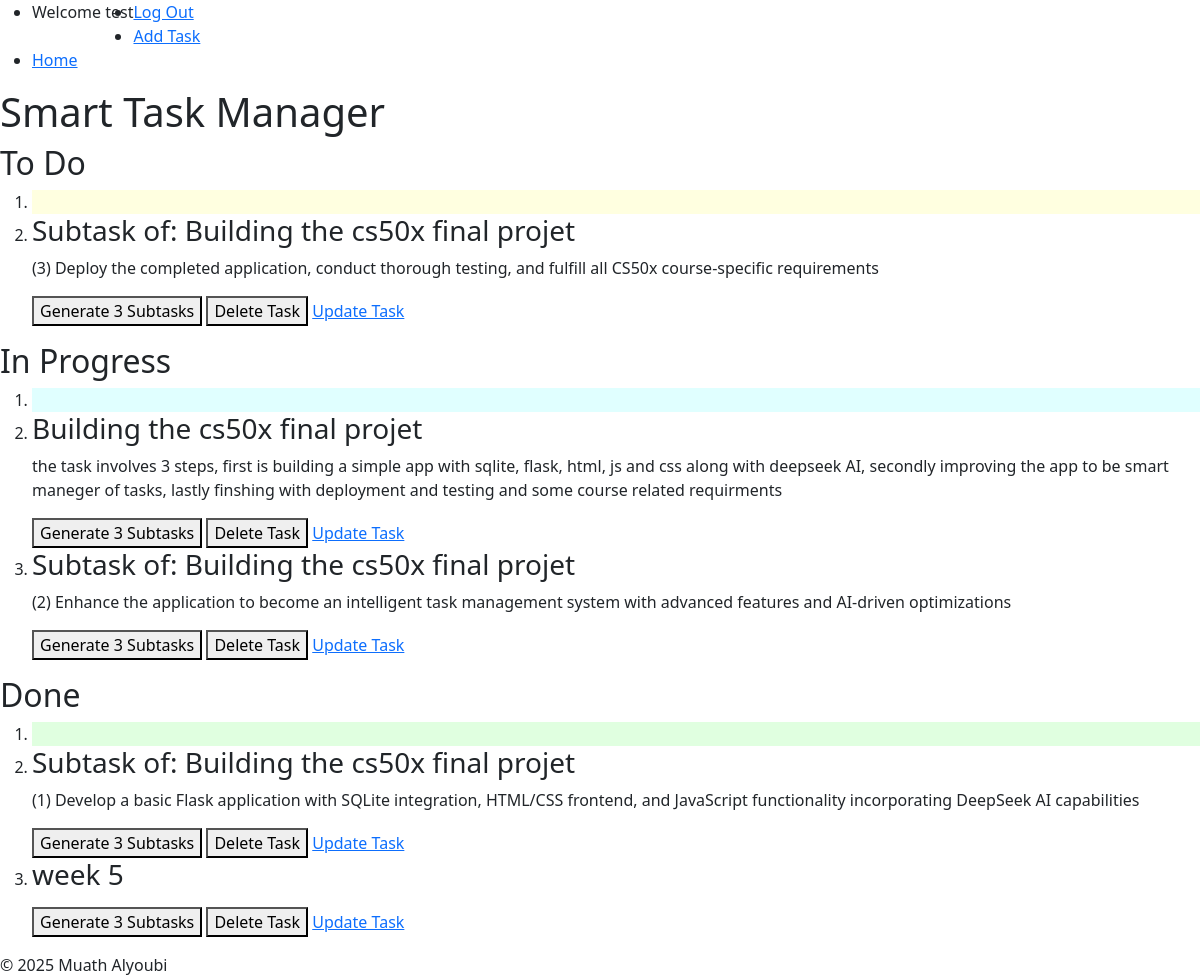
Page / (signed in) on the earlier database version.
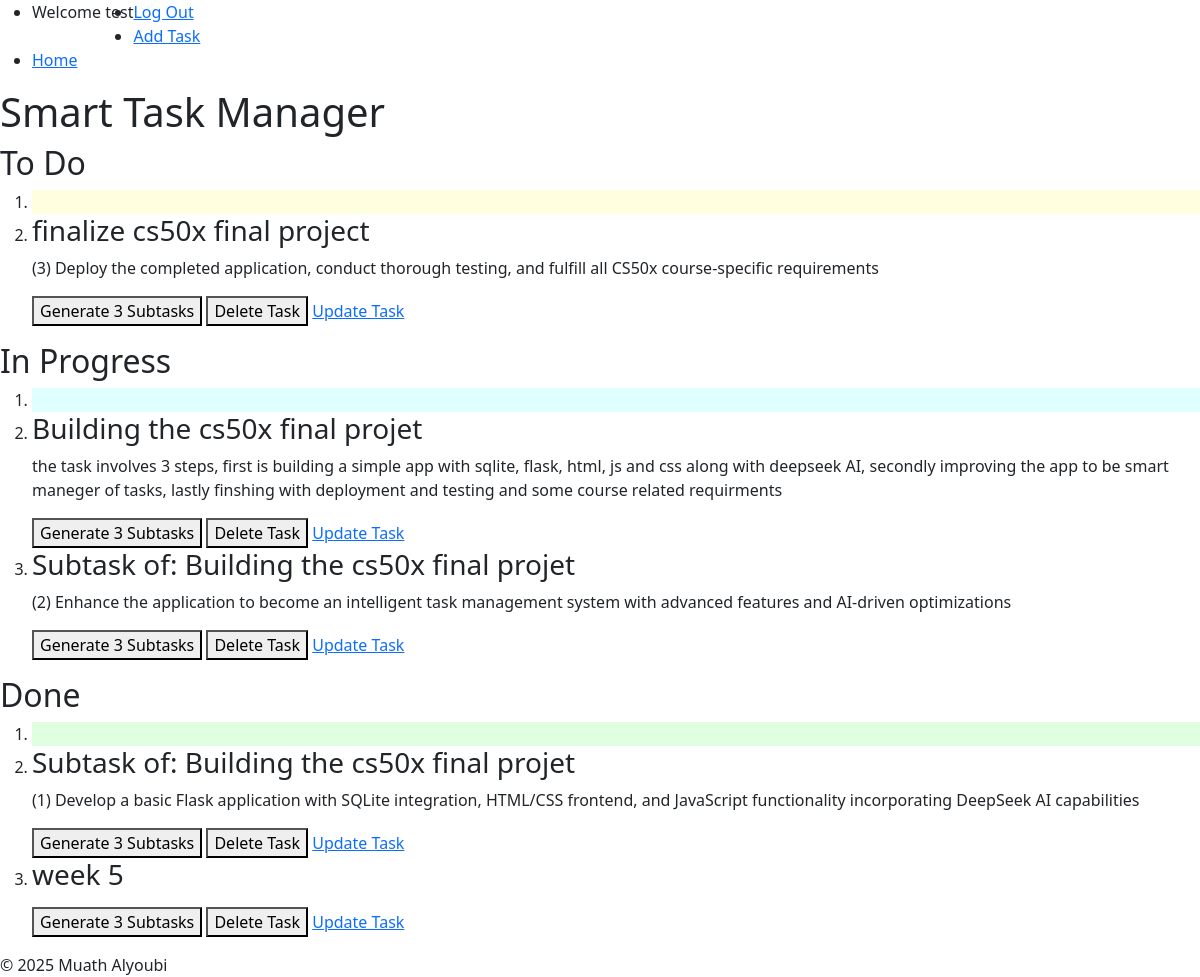
Same page on the later database version.
### tables this page shows
CREATE TABLE tasks(
                id INTEGER PRIMARY KEY AUTOINCREMENT NOT NULL,
                title TEXT NOT NULL,
                user_id INTEGER NOT NULL,
                description TEXT,
                status TEXT NOT NULL DEFAULT 'To Do',
                created_at TIMESTAMP DEFAULT CURRENT_TIMESTAMP, 
                priority TEXT NOT NULL, 
                due_date DATE,  
                FOREIGN KEY (user_id) REFERENCES users(id) ON DELETE CASCADE
                );

### app.py (the view)
@app.route("/")
@login_required
def index():
    tasks = get_tasks_by_user(session["user_id"])
    return render_template("index.html", tasks=tasks)

### db.py (called while the page is built)
def get_db():
    if "db" not in g:
        g.db = sqlite3.connect(
            DATABASE,
            detect_types=sqlite3.PARSE_DECLTYPES,
            check_same_thread=False
        )
        g.db.row_factory = sqlite3.Row
    return g.db

def get_tasks_by_user(user_id):
    db = get_db()
    return db.execute(
        "SELECT * FROM tasks WHERE user_id = ?",
        (user_id,)).fetchall()

### helpers.py (called while the page is built)
def login_required(f):
    @wraps(f)
    def decorated_function(*args, **kwargs):
        if session.get("user_id") is None:
            return redirect(url_for('login', next=request.url))
        return f(*args, **kwargs)
    return decorated_function

### templates/index.html (shortened to what this page needs)
{% extends "layout.html" %}
{% block body %}
        <header>
            <h1>Smart Task Manager</h1>
        </header>
        <main>
            <section id="kanban-board">
                <section id="todo-column" aria-labelledby="todo-heading" >
                    <h2 id="todo-heading">To Do</h2>
                    <ol class = "task-list" id="To Do">
                        <li style="background-color: #FFFFE0"></li>
                        {% for task in tasks %}
                            {% if task.status == 'To Do' %}
                                <li id="{{ task.id }}" draggable="true">
                                    <h3>{{ task.title }}</h3>
                                    <p>{{ task.description }}</p>
                                    <button onclick="generateTask('{{ task.id}}')" id="sub-task">Generate 3 Subtasks</button>
                                    <button onclick="deleteTask('{{ task.id }}')" id="delete-task">Delete Task</button>
                                    <a href="{{ url_for('editTask', id=task.id) }}" id="update-task">Update Task</a>
                                </li>
                            {% endif %}
                        {% endfor %}
                    </ol>
                </section>
                <section id="in-progress-column"  aria-labelledby="in-progress-heading">
                    <h2 id="in-progress-heading">In Progress</h2>
                    <ol class = "task-list" id="In Progress">
                        <li style="background-color: #E0FFFF"></li>
                        {% for task in tasks %}
                            {% if task.status == 'In Progress' %}
                                <li id="{{ task.id }}" draggable="true">
                                    <h3>{{ task.title }}</h3>
                                    <p>{{ task.description }}</p>
                                    <button onclick="generateTask('{{ task.id}}')" id="sub-task">Generate 3 Subtasks</button>
                                    <button onclick="deleteTask('{{ task.id }}')" id="delete-task">Delete Task</button>
                                    <a href="{{ url_for('editTask', id=task.id) }}" id="update-task">Update Task</a>
                                </li>
                            {% endif %}
                        {% endfor %}
                    </ol>
                </section>
                <section id="done-column" aria-labelledby="done-heading">
                    <h2 id="done-heading">Done</h2>
                    <ol class = "task-list" id="Done">
                        <li style="background-color: #E0FFE0"></li>
                        {% for task in tasks %}
                            {% if task.status == 'Done' %}
                                <li id="{{ task.id }}" draggable="true">
                                    <h3>{{ task.title }}</h3>
                                    <p>{{ task.description }}</p>
                                    <button onclick="generateTask('{{ task.id}}')" id="sub-task">Generate 3 Subtasks</button>
                                    <button onclick="deleteTask('{{ task.id }}')" id="delete-task">Delete Task</button>
                                    <a href="{{ url_for('editTask', id=task.id) }}" id="update-task">Update Task</a>
                                </li>
                            {% endif %}
                        {% endfor %}
                    </ol>
                </section>
            </section>
        </main>
{% endblock %}

### templates/layout.html (shortened to what this page needs)
<!DOCTYPE html>
<html lang="en">
    <head>
        <link rel="stylesheet" href="{{ url_for('static', filename='css/style.css') }}">
        <link href="https://getbootstrap.com/docs/5.3/assets/css/docs.css" rel="stylesheet">
        <link href="https://cdn.jsdelivr.net/npm/bootstrap@5.3.8/dist/css/bootstrap.min.css" rel="stylesheet">
    </head>
    <body>
        <nav id="navbar">
            {% if session["username"] %}
                <ul>
                    <li style="float: left;"><p>Welcome {{ session["username"] }}</p></li>
                    <li><a href="/logout">Log Out</a></li>
                    <li><a href="/addtask">Add Task</a></li>
                    <li><a href="/">Home</a></li>
                </ul>
            {% else %}
                <ul>
                    <li><a href="/login">Log In</a></li>
                    <li><a href="/register">Register</a></li>
                </ul>
            {% endif %}
        </nav>
        {% block body %}{% endblock %}
        <footer>
            &copy; 2025 Muath Alyoubi
        </footer>
    </body>
</html>

Differences in the rows shown:
changed tasks: title "Subtask of: Building the cs50x final projet" → "finalize cs50x final project"
